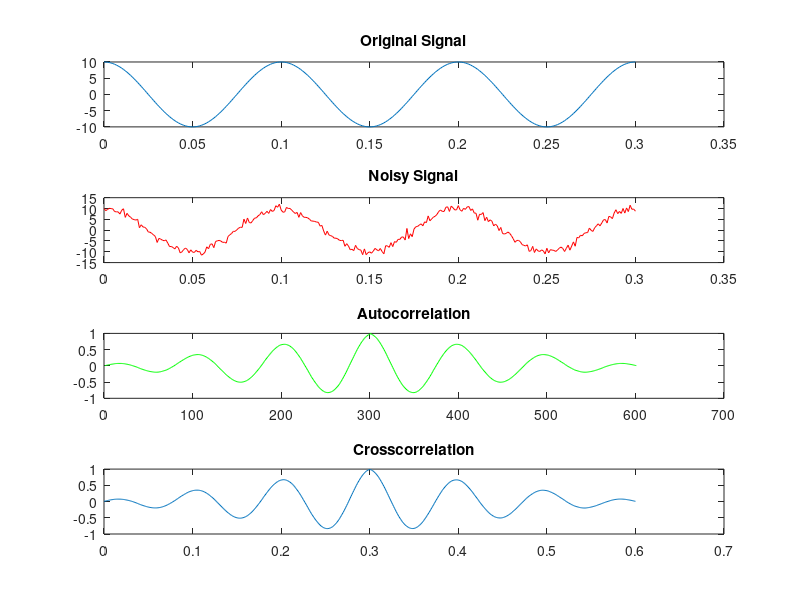

Source code (MATLAB):
t = 0:0.001:0.3;
x = 10*cos(2*pi*10*t);
y = 10*cos(2*pi*10*t)+randn(size(t));
ry = xcorr(y,'coeff');
rt = 2*min(t):.001:2*max(t);
rxy = xcorr(x,y,'coeff');
rxyt = 2*min(t):.001:2*max(t);
figure(19)
subplot(411)
plot(t,x)
title('Original Signal')
subplot(412)
plot(t,y,'r')
title('Noisy Signal')
subplot(413)
plot(ry,'g')
title('Autocorrelation')
subplot(414)
plot(rxyt,rxy)
title('Crosscorrelation')